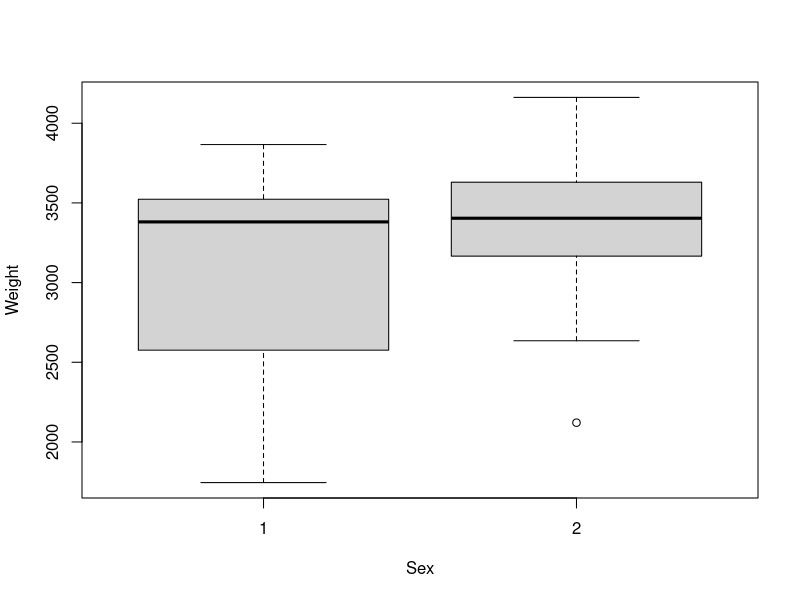
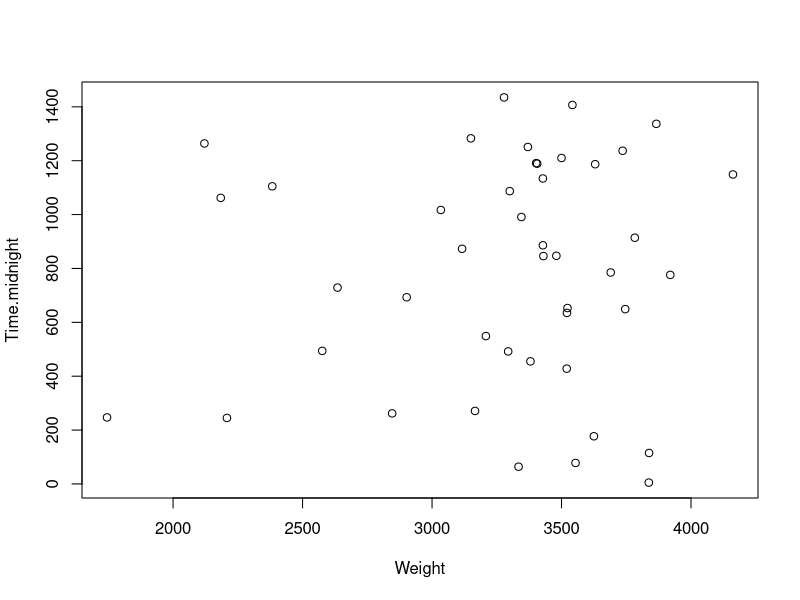
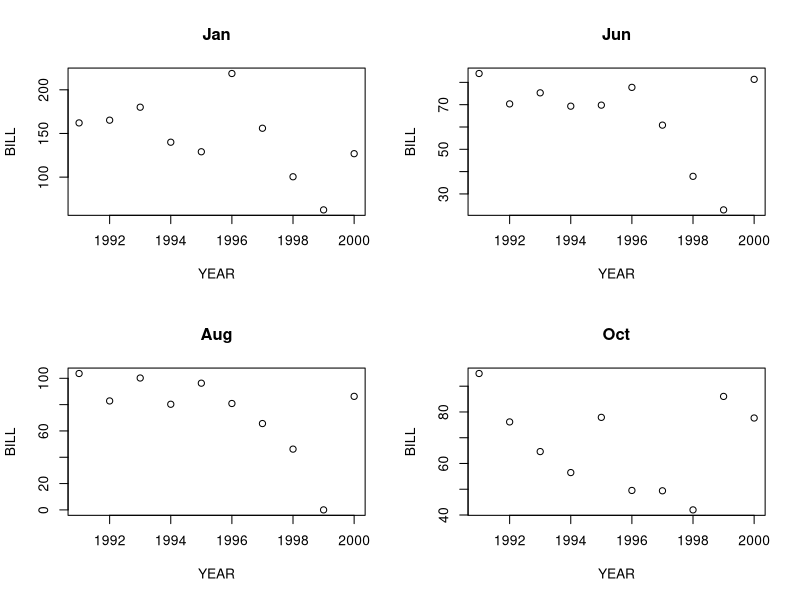

Here is the R script that generated these plots, in order: (Note: this script raises an error after producing the figures.)
setwd("~/Cours HEC/Intro R")

###############
# PART 1
##############

# Final exercise

mydata=read.table("Data/babyboom.txt",header=T)
head(mydata)
nrow(mydata)
ncol(mydata)
mydata[,1:2]
mydata[5,]

mydata2=data.frame(Time=mydata$Time,Sex=mydata$Sex,Weight=mydata$Weight)
mydata2$Weight_livre=mydata2$Weight*0.00220462
head(mydata2)


###############
# PART 2
##############

# Create a new dataframe called mydata.winter which contains only observations for the months 
# of Dec-Jan-Feb for which BILL>100. 
# For this new dataset, calculate the mean, minimum and maximum values for the BILL variable. 
# Using the cor function, calculate the correlation between the variales BILL and CONSUMPTION.


mydata=read.table("Data/electricbill.txt", header=TRUE)
attach(mydata)
mydata.winter=mydata[(MONTH=="Dec" | MONTH=="Jan" | MONTH=="Fev")& BILL>100,] #careful with brackets here...
mean(mydata.winter$BILL)
min(mydata.winter$BILL)
max(mydata.winter$BILL)
cor(mydata.winter$BILL,mydata.winter$CONSUMPTION)

# Extract columns (1,2,4) from mydata2 for every second row. 
mydata=read.table("Data/electricbill.txt", header=TRUE)
mydata2=data.frame(YEAR=mydata$YEAR, MONTH=mydata$MONTH,BILL=mydata$BILL, CONSUMPTION=mydata$CONSUMPTION)
attach(mydata2)
id=seq(1,nrow(mydata2),by=2)
result=mydata2[id,c(1,2,4)]
nrow(mydata2)
nrow(result)


# Exercise: 
# 1) Create a scatter plot of BILL vs. YEAR for the month of January only. 
# 2) Create a scatter plot of BILL vs. YEAR for the month of June only. 
# 3) Create a scatter plot of BILL vs. YEAR for the month of August only. 
# 4) Create a scatter plot of BILL vs. YEAR for the month of October only. 
# 5) Display the 4 figures on the same page (2 rows 2 columns) and save it in pdf format.

mydata=read.table("Data/electricbill.txt", header=TRUE)
attach(mydata)
pdf("Myplot.pdf")
par(mfrow=c(2,2))
plot(YEAR[MONTH=="Jan"],BILL[MONTH=="Jan"],xlab="YEAR",ylab="BILL",main="Jan")
plot(YEAR[MONTH=="Jun"],BILL[MONTH=="Jun"],xlab="YEAR",ylab="BILL",main="Jun")
plot(YEAR[MONTH=="Aug"],BILL[MONTH=="Aug"],xlab="YEAR",ylab="BILL",main="Aug")
plot(YEAR[MONTH=="Oct"],BILL[MONTH=="Oct"],xlab="YEAR",ylab="BILL",main="Oct")
dev.off()

# Final exercise
# 1) Produce descriptive statistiscs for the variable weight.
# 2) Produce descriptive statistiscs for the variable weight, separately for baby girls and boys.
# 3) Create 2 boxplots of birthweight as a function of sex.
# 4) What proportion of baby girls had a weight less than 3 kg? Compare this with the proportion for boys.
# 5) Display the birthweights of all girls born at least 2 hours after midnight.
# 6) What is the ID of the baby girl with the lowest weight?
# 7) Create a scatter plot of weight as a function of the variable time.midnight.

mydata=read.table("Data/babyboom.txt",header=T)
attach(mydata)
summary(Weight)
summary(Weight[Sex==1])
summary(Weight[Sex==2])
boxplot(Weight~Sex)
sum(Weight[Sex==1]<3000)/sum(Sex==1)
sum(Weight[Sex==2]<3000)/sum(Sex==2)
Weight[Sex==1 & Time.midnight>=120]
# ID of girl with lowest weight 
which.min(Weight[Sex==1]) # careful, this code does not work ! 
id=1:nrow(mydata)
toto=which.min(Weight[Sex==1])
id[Sex==1][toto]

plot(Weight,Time.midnight,xlab="Weight",ylab="Time.midnight")


###############
# PART 3
##############

# Create a function that takes as input a dataset (dataframe) and a vector representing column indices. 
# The function should return, for each column, the number of observations whose value is greater 
# than the column mean. 
mydata=read.table("Data/salesmen.txt",header=T)
myfunction=function(data,id)
{
  result=NULL
  for (i in id)
  {
    moy=mean(data[,i],na.rm=T)
    res=sum(data[,i]>moy,na.rm=T)
    result=c(result,res)
  }
  return(result)
}
myfunction(mydata,id=c(3,4))


# Arrays: Working with the array previously created, 
# display the number of sales for the month of March for all employees whose ID starts with 10. 
mydata=read.table("Data/salesmen.txt",header=T)
mydata_array=array(as.matrix(mydata),c(12,150,4))
extrait1=mydata_array[3,,c(1,3)] # Mois de mars, nbre de ventes
id=extrait1[,1]
extrait1[(id>=100 & id<200) | (id>=1000 & id<1100),]

# Lists: Display all the data for the total monthly sales amounts for 
# the month of March for all employees whose ID starts with 10. 
mydata_list=list(year=2012, succ="Montreal Centre", ID=unique(mydata$EmpID), 
                 nb=t(matrix(mydata$nSales,nrow=12)), 
                 amount=t(matrix(mydata$TotSales,nrow=12)) )
test=(mydata_list$ID>=100 & mydata_list$ID<110) | (mydata_list$ID>=1000 & mydata_list$ID<1100) 
mydata_list$nb[test ,3]

# Final exercise
mydata=read.table("Data/salesmen.txt",header=T)

# 1) How many missing values are there for each variable in the dataset? 
apply(is.na(x),2,sum)

# 2) What do you notice about the employees at Branch 25? 
#    Can you find a plausible reason for the missing values?
# Note: %/% indicates integer division 
mydata[mydata$EmpID%/%100==25,]
mydata[mydata$EmpID>=2500 & mydata$EmpID<2600,] # Equivalent, alternative approach 

# 3) Determine how many full-time equivalent employees there are for each branch. 
#    Note that if an employee worked for 3 months, 
#    that is equivalent to 3/12 of a full-time employee.
# Note on tapply: options are (vector, index, function)
branch=mydata$EmpID%/%100
works=!is.na(mydata$nSales)
etp=tapply(works,branch,sum)/12

# 4) Create a list where each item is a matrix of the total number of sales 
#    (rows = employees and col = months) for a branch
extract=function(i)
{
     t(matrix(mydata$TotSales[branch==i],nrow=12))
}
listbybranch=lapply(1:25,extract)
# alternative way to do this 
tmp=list(); 
for(i in 1:25){ tmp[[i]]=extract(i) }

# 5) Using one of the apply commands, calculate the total number of sales for each branch. 
#    Make a graph that illustrates the contribution of each branch to the company's sales 
#    (you can use the pie and barplot functions).
totbybranch=sapply(listbybranch,sum,na.rm=TRUE)
pie(totbybranch)
title("Annual total sales by branch")


# 6) Calculate a performance measure: the sales of each branch per full-time 
#    equivalent employee. Create a graph that allows you to compare the 
#    efficiency of the branches.
avebybranch=totbybranch/etp
barplot(avebybranch)
title("Annual sales per FTE for all branches")

# 7) Create a function that takes as input the ID of a branch and returns 
#    a summary of the evolution of sales (number and total sales) over time.
salesevolution=function(i,data)
{
  keep=data$EmpID%/%100==i
  par(mfrow=c(1,2))
  
  tabSales=matrix(data$nSales[keep],nrow=12)
  nSmonthly=apply(tabSales,1,sum,na.rm=TRUE)
  plot(1:12,nSmonthly,type='l',xlab="Month",
       ylab="Number of Sales")
  title("Progression of the monthly number of sales ")
  title(sub=paste("Branch",i))
  
  tabTot=matrix(data$TotSales[keep],nrow=12)
  totmonthly=apply(tabTot,1,sum,na.rm=TRUE)
  plot(1:12,totmonthly,type='l',xlab="Month",
       ylab="Total sales")
  title("Progression of the monthly total sales")
  title(sub=paste("Branch",i))
}
salesevolution(1,mydata)
